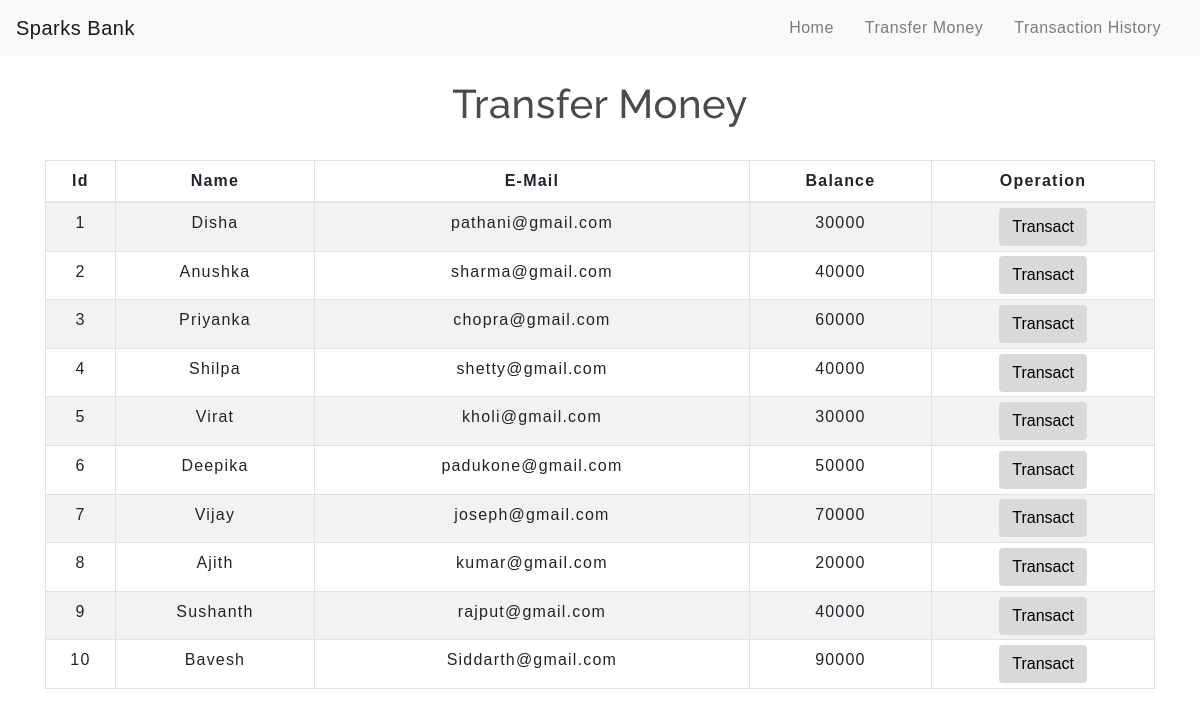
The app's page /transfermoney.php with its own data.
### tables this page shows
CREATE TABLE `users` (
  `id` int(3) NOT NULL,
  `name` text NOT NULL,
  `email` varchar(30) NOT NULL,
  `balance` int(8) NOT NULL
);

### transfermoney.php (the view, shortened to what this page needs)
<!DOCTYPE html>
<html lang="en">
<head>
    <link rel="stylesheet" href="https://maxcdn.bootstrapcdn.com/bootstrap/4.0.0/css/bootstrap.min.css">
    <link rel="stylesheet" type="text/css" href="css/table.css">
    <link rel="stylesheet" type="text/css" href="css/navbar.css">
</head>
<body>
<?php
    include 'config.php';
    $sql = "SELECT * FROM users";
    $result = mysqli_query($conn,$sql);
?>
<?php
  include 'navbar.php';
?>
<div class="container">
        <h2 class="text-center pt-4">Transfer Money</h2>
        <br>
            <div class="row">
                <div class="col">
                    <div class="table-responsive-sm">
                    <table class="table table-hover table-sm table-striped table-condensed table-bordered">
                        <thead>
                            <tr>
                            <th scope="col" class="text-center py-2">Id</th>
                            <th scope="col" class="text-center py-2">Name</th>
                            <th scope="col" class="text-center py-2">E-Mail</th>
                            <th scope="col" class="text-center py-2">Balance</th>
                            <th scope="col" class="text-center py-2">Operation</th>
                            </tr>
                        </thead>
                        <tbody>
                <?php
                    while($rows=mysqli_fetch_assoc($result)){
                ?>
                    <tr>
                        <td class="py-2"><?php echo $rows['id'] ?></td>
                        <td class="py-2"><?php echo $rows['name']?></td>
                        <td class="py-2"><?php echo $rows['email']?></td>
                        <td class="py-2"><?php echo $rows['balance']?></td>
                        <td><a href="selecteduserdetail.php?id= <?php echo $rows['id'] ;?>"> <button type="button" class="btn">Transact</button></a></td>
                    </tr>
                <?php
                    }
                ?>
                        </tbody>
                    </table>
                    </div>
                </div>
            </div>
         </div>
</body>
</html>

### navbar.php (shortened to what this page needs)
<nav class="navbar navbar-expand-md navbar-light bg-light">
<a class="navbar-brand" href="index.php">Sparks Bank</a>
<div class="collapse navbar-collapse" id="collapsibleNavbar">
      <ul class="navbar-nav ml-auto">
        <li class="nav-item">
          <a class="nav-link" href="index.php">Home</a>
        </li>
        <li class="nav-item">
          <a class="nav-link" href="transfermoney.php">Transfer Money</a>
        </li>
        <li class="nav-item">
          <a class="nav-link" href="transactionhistory.php">Transaction History</a>
        </li>
    </div>
 </nav>

### css/table.css (style rules this page uses)
* { padding: 0; margin: 0; box-sizing: border-box; font-family: sans-serif; }
h2 { font-size: 40px; }
table { letter-spacing: 1.2px; }
td { text-align: center; }
button { border:none; background: #d9d9d9; transition: 1s; }

### css/navbar.css (style rules this page uses)
.nav-link { margin-right: 15px; color:#2F363F; letter-spacing: 0.5px; transition: 0.5s; }
.navbar-brand { color: #4C4B4B; letter-spacing: 0.5px; }
h2 { color: #4C4B4B; letter-spacing: 0.5px; font-family: raleway; }

### transfermoney.php (style rules this page uses)
button { transition: 1.5s; }

### records on screen
users: id "1", name "Disha", email "pathani@gmail.com", balance "30000"
users: id "2", name "Anushka", email "sharma@gmail.com", balance "40000"
users: id "3", name "Priyanka", email "chopra@gmail.com", balance "60000"
users: id "4", name "Shilpa", email "shetty@gmail.com", balance "40000"
users: id "5", name "Virat", email "kholi@gmail.com", balance "30000"
users: id "6", name "Deepika", email "padukone@gmail.com", balance "50000"
users: id "7", name "Vijay", email "joseph@gmail.com", balance "70000"
users: id "8", name "Ajith", email "kumar@gmail.com", balance "20000"
users: id "9", name "Sushanth", email "rajput@gmail.com", balance "40000"
users: id "10", name "Bavesh", email "Siddarth@gmail.com", balance "90000"
